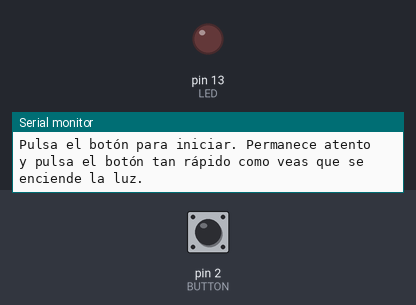
The sketch below on a simulated Arduino Uno, built with avr-gcc and run on an emulated ATmega328P. On the bench: output pins drawn as LEDs (lit = HIGH), the last lines printed to the serial monitor. The test bench sets the inputs (shaded band); at power-on: pin 2 (BUTTON) HIGH. Random numbers use the default seed unless the sketch sets one.

Above: at 1.2 s.
1.3 s: pin 2 (BUTTON) pulled LOW for 0.15 s
4.4 s: pin 2 (BUTTON) pulled LOW for 1 s
6.9 s: pin 2 (BUTTON) pulled LOW for 0.15 s
10.0 s: pin 2 (BUTTON) pulled LOW for 3.2 s
14.7 s: pin 2 (BUTTON) pulled LOW for 0.15 s
At 17.6 s:
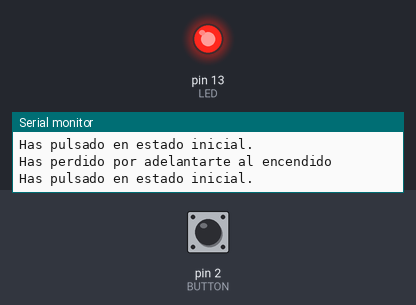
17.8 s: pin 2 (BUTTON) driven LOW
Timing chart, 0 to 20.3 s (numbered marks = the images above; inputs shaded):
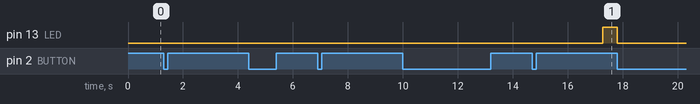

Measured:
- after the input at 14.7 s, pin 13 (LED): LOW → HIGH after 2.6 s

The sketch:

tanda4.ino
```cpp
#define BUTTON 2
#define LED 13

#define ESTADO_INICIAL 0
#define ESTADO_ESPERANDO_LUZ 1
#define ESTADO_LUZ_ENCENDIDA 2

byte estado = ESTADO_INICIAL; // nos ayuda a saber en qué momento pulsamos el botón, para actuar según dicho estado
bool boton_pulsado = false; // nos ayuda a detectar que el botón no estaba pulsado, de forma que sólo atendamos su pulsación una vez, hasta que se vuelva a liberar
int ticks = 0;

void setup()
{
  pinMode(BUTTON, INPUT_PULLUP);
  pinMode(LED, OUTPUT);
  digitalWrite(LED,LOW);
  Serial.begin(9600);
  randomSeed(analogRead(A0));
  Serial.println("Pulsa el botón para iniciar. Permanece atento y pulsa el botón tan rápido como veas que se enciende la luz.");
}

void loop()
{
  //evitamos que se sobrecarge el emulador
  delay(10);
  // si se pulse el botón
  if (!digitalRead(BUTTON))
  {
    if (!boton_pulsado) // si previamente no estaba pulsado
    {
      boton_pulsado = true; // recordamos que se ha pulsado, para evitar que el switch se ejecute repetidamente
      switch (estado)
      {
        case ESTADO_INICIAL:
          Serial.println("Has pulsado en estado inicial.");
          ticks = random(200, 501);
          estado = ESTADO_ESPERANDO_LUZ;
          break;
        case ESTADO_ESPERANDO_LUZ:
          Serial.println("Has perdido por adelantarte al encendido");
          estado = ESTADO_INICIAL;
          break;
        case ESTADO_LUZ_ENCENDIDA:
          Serial.print("Has tardado ");
          Serial.print(-ticks);
          Serial.println(" centésimas");
          digitalWrite(LED, LOW);
          estado = ESTADO_INICIAL;
          break;
      }
    }
  }
  else if (boton_pulsado) // borramos el flag de botón pulsado
  {
    boton_pulsado = false;
  }

  if (estado != ESTADO_INICIAL)
  {
    ticks--;

    if (estado == ESTADO_ESPERANDO_LUZ && ticks == 0)
    {
      digitalWrite(LED, HIGH);
      estado = ESTADO_LUZ_ENCENDIDA;
    }
    else if (estado == ESTADO_LUZ_ENCENDIDA && ticks == -200)
    {
      Serial.println("Has perdido por no actuar sobre el botón durante demasiado tiempo");
      digitalWrite(LED, LOW);
      estado = ESTADO_INICIAL;
    }
  }
}
```
